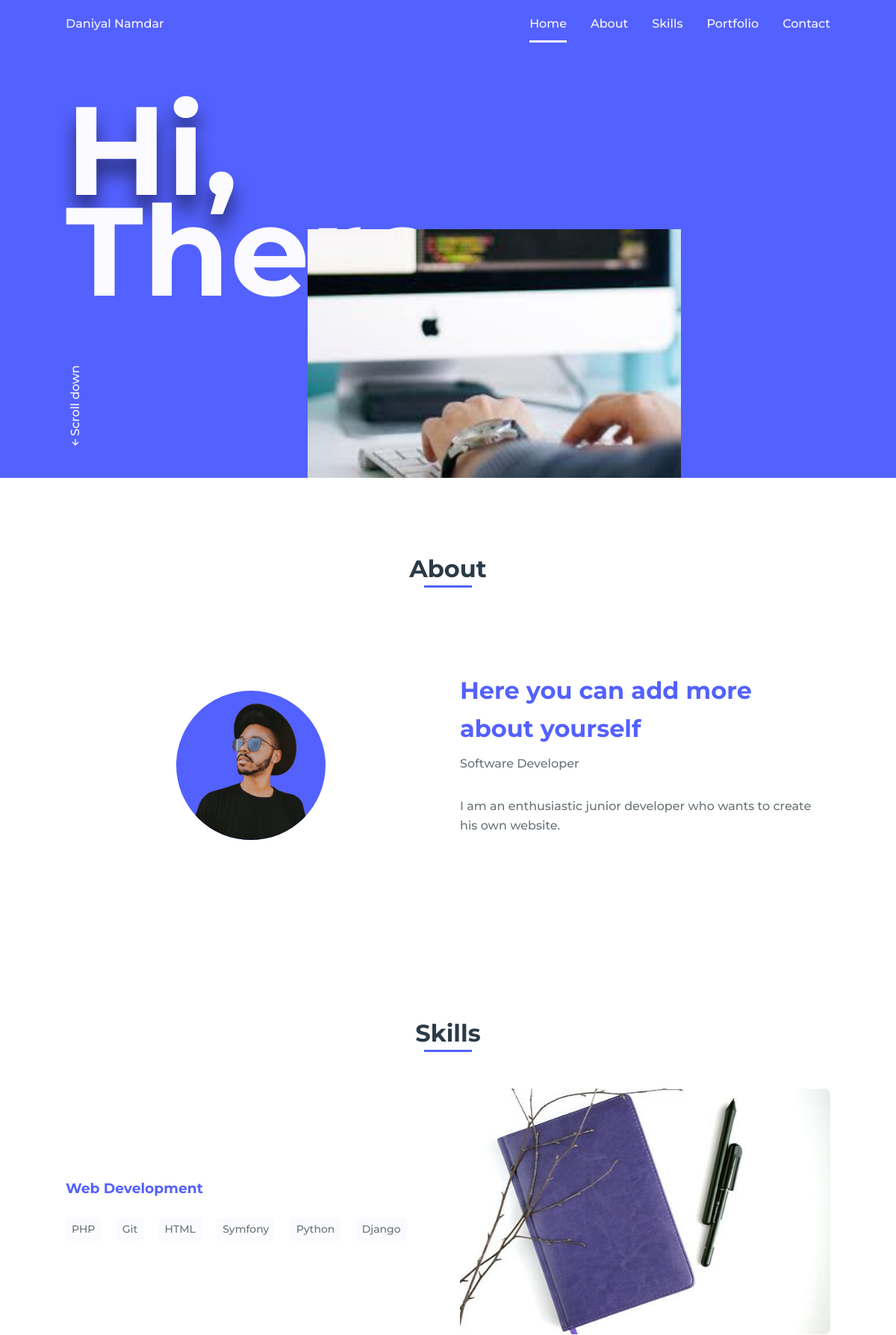
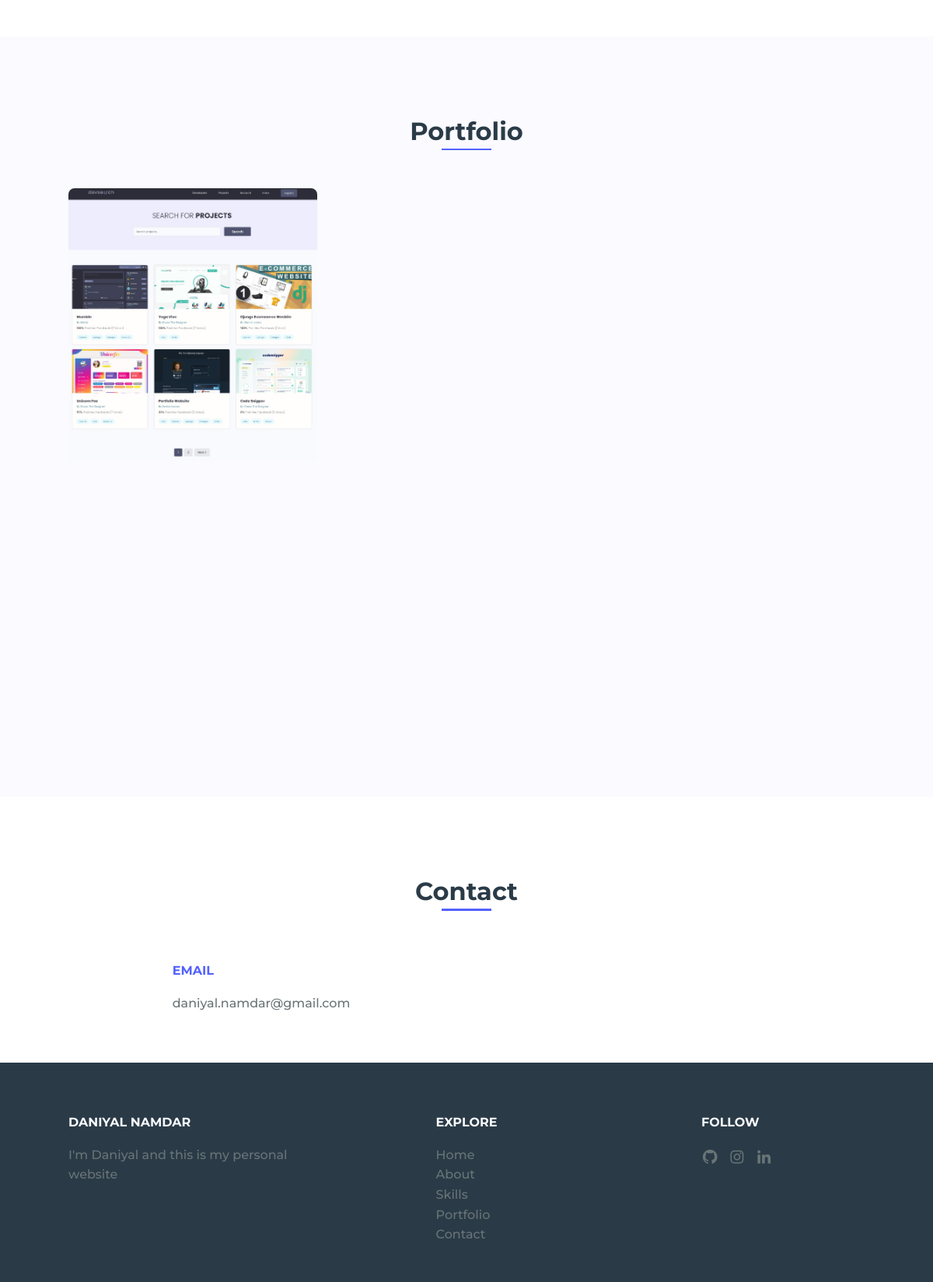
The page / on the database its author committed (2 pictures, top to bottom).
### Daniyal/models.py (models this page shows, shortened)
class Home(models.Model):
    name = models.CharField(max_length=40)
    greetings_1 = models.CharField(max_length=10)
    greetings_2 = models.CharField(max_length=10)
    picture = models.ImageField(upload_to='picture/')
    updated = models.DateTimeField(auto_now=True)

class About(models.Model):
    heading = models.CharField(max_length=50)
    career = models.CharField(max_length=20)
    description = models.TextField(blank=False)
    profile_image = models.ImageField(upload_to='profile/')
    updated = models.DateTimeField(auto_now=True)

class Category(models.Model):
    name = models.CharField(max_length=20)
    updated = models.DateTimeField(auto_now=True)
    class Meta:
        verbose_name = 'Skill'
        verbose_name_plural = 'Skills'

class Skills(models.Model):
    category = models.ForeignKey(Category, on_delete=models.CASCADE)
    skill_name = models.CharField(max_length=20)

class Portfolio(models.Model):
    image = models.ImageField(upload_to='portfolio/')
    link = models.URLField(max_length=200)

### Daniyal/views.py (the view)
# urls.py: path('', views.index, name='index')
def index(request):
    home = Home.objects.latest('updated')
    about = About.objects.latest('updated')
    profiles = Profile.objects.filter(about=about)
    categories = Category.objects.all()
    portfolios = Portfolio.objects.all()
    context = dict(
        home=home,
        about=about,
        profiles=profiles,
        categories=categories,
        portfolios=portfolios
                    )
    return render(request, 'index.html', context)

### Daniyal/templates/index.html (shortened to what this page needs)
{% load static %}
<!DOCTYPE html>
    <html lang="en">
    <head>
        <link rel="stylesheet" href="{% static 'assets/css/styles.css' %}">
        <link href='https://cdn.jsdelivr.net/npm/boxicons@2.0.5/css/boxicons.min.css' rel='stylesheet'>
    </head>
    <body>
        <header class="l-header">
            <nav class="nav bd-grid">
                <div>
                    <a href="#" class="nav__logo">{{ home.name }}</a>
                </div>
                <div class="nav__menu" id="nav-menu">
                    <ul class="nav__list">
                        <li class="nav__item"><a href="#home" class="nav__link active">Home</a></li>
                        <li class="nav__item"><a href="#about" class="nav__link">About</a></li>
                        <li class="nav__item"><a href="#skills" class="nav__link">Skills</a></li>
                        <li class="nav__item"><a href="#portfolio" class="nav__link">Portfolio</a></li>
                        <li class="nav__item"><a href="#contact" class="nav__link">Contact</a></li>
                    </ul>
                </div>
            </nav>
        </header>
        <main class="l-main">
            <section class="home" id="home">
                <div class="home__container bd-grid">
                    <h1 class="home__title"><span>{{ home.greetings_1 }}</span><br>{{ home.greetings_2 }}.</h1>
                    <div class="home__scroll">
                        <a href="#about" class="home__scroll-link"><i class='bx bx-up-arrow-alt' ></i>Scroll down</a>
                    </div>
                    <img src="{{ home.picture.url }}" alt="" class="home__img">
                </div>
            </section>
            <section class="about section" id="about">
                <h2 class="section-title">About</h2>
                <div class="about__container bd-grid">
                    <div class="about__img">
                        <img src="{{ about.profile_image.url }}" alt="">
                    </div>
                    <div>
                        <h2 class="about__subtitle">{{ about.heading }}</h2>
                        <span class="about__profession">{{ about.career }}</span>
                        <p class="about__text">{{ about.description }}</p>
                    </div>
                </div>
            </section>
            <section class="skills section" id="skills">
                <h2 class="section-title">Skills</h2>
                <div class="skills__container bd-grid">
                    <div class="skills__box">
                        {% for category in categories %}
                        <h3 class="skills__subtitle">{{category.name}}</h3>
                            {% for skills in category.skills_set.all %}
                                <span class="skills__name">{{skills.skill_name}}</span>
                            {% endfor %}
                        {% endfor %}
                    </div>
                    <div class="skills__img">
                        <img src="{% static 'assets/img/skill.jpg' %}" alt="">
                    </div>
                </div>
            </section>
            <section class="portfolio section" id="portfolio">
                <h2 class="section-title">Portfolio</h2>
                <div class="portfolio__container bd-grid">
                    {% for portfolio in portfolios %}
                    <div class="portfolio__img">
                        <img src="{{ portfolio.image.url }}" alt="">
                    </div>
                    {% endfor %}
                </div>
            </section>
            <section class="contact section" id="contact">
                <h2 class="section-title">Contact</h2>
                <div class="contact__container bd-grid">
                    <div class="contact__info">
                        <h3 class="contact__subtitle">EMAIL</h3>
                        <span class="contact__text">daniyal.namdar@gmail.com</span>
                    </div>
                </div>
            </section>
        </main>
        <footer class="footer section">
            <div class="footer__container bd-grid">
                <div class="footer__data">
                    <h2 class="footer__title">DANIYAL NAMDAR</h2>
                    <p class="footer__text">I'm Daniyal and this is my personal website</p>
                </div>
                <div class="footer__data">
                    <h2 class="footer__title">EXPLORE</h2>
                    <ul>
                        <li><a href="#home" class="footer__link">Home</a></li>
                        <li><a href="#about" class="footer__link">About</a></li>
                        <li><a href="#skills" class="footer__link">Skills</a></li>
                        <li><a href="#portfolio" class="footer__link">Portfolio</a></li>
                        <li><a href="#Contact" class="footer__link">Contact</a></li>
                    </ul>
                </div>
                <div class="footer__data">
                    <h2 class="footer__title">FOLLOW</h2>
                    <a href="https://github.com/daniyalnamdar" class="footer__social"><i class='bx bxl-github' ></i></a>
                    <a href="https://www.instagram.com/daniyal.namdar/" class="footer__social"><i class='bx bxl-instagram' ></i></a>
                    <a href="https://www.linkedin.com/in/daniyal-namdar-000369189/" class="footer__social"><i class='bx bxl-linkedin' ></i></a>
                </div>
            </div>
        </footer>
    </body>
</html>

### rows shown on the page
Home: name "Daniyal Namdar", greetings_1 "Hi,", greetings_2 "There", picture (picture)
About: profile_image (picture), heading "Here you can add more about yourself", career "Software Developer", description "I am an enthusiastic junior developer who wants to create his own website."
Category: name "Web Development"
Skills: skill_name "PHP"
Skills: skill_name "Git"
Skills: skill_name "HTML"
Skills: skill_name "Symfony"
Skills: skill_name "Python"
Skills: skill_name "Django"
Portfolio: image (picture)
